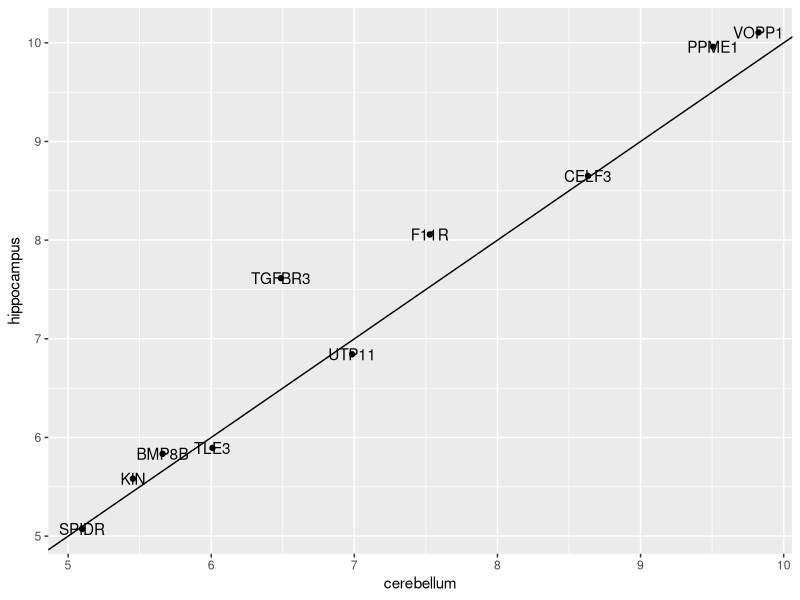
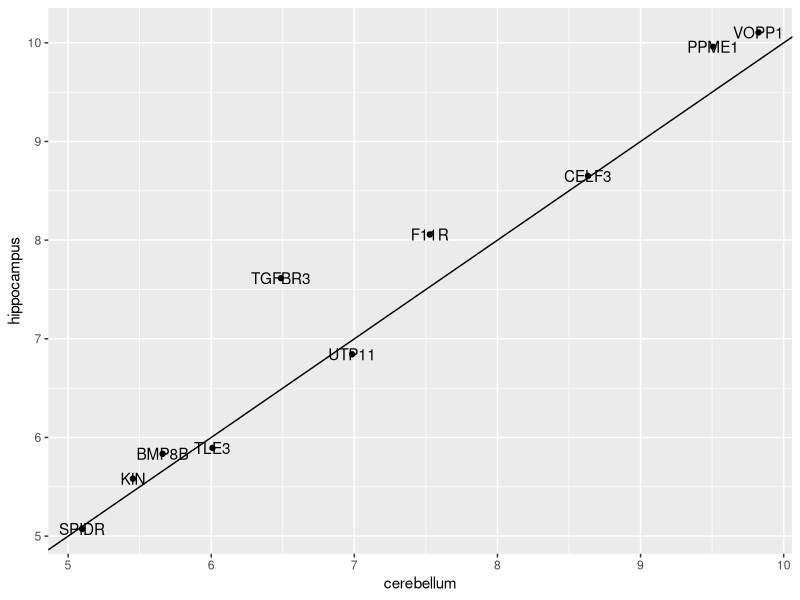
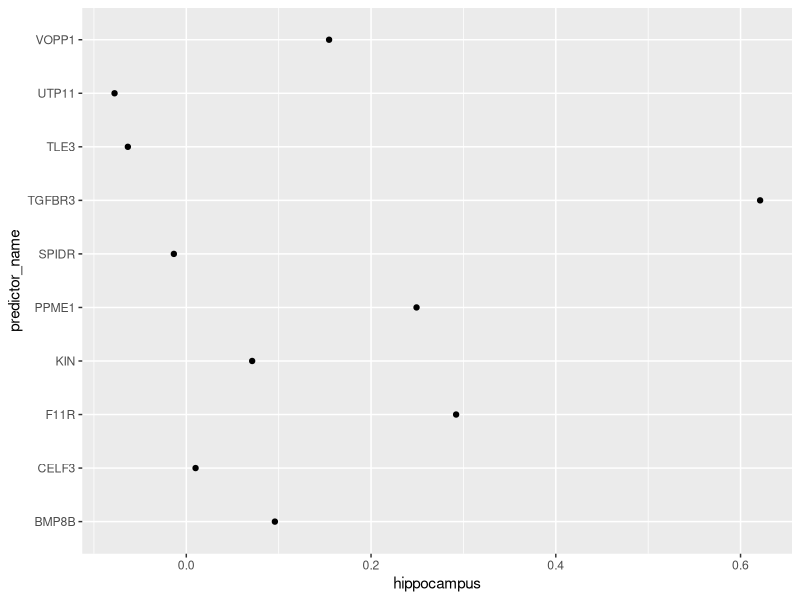
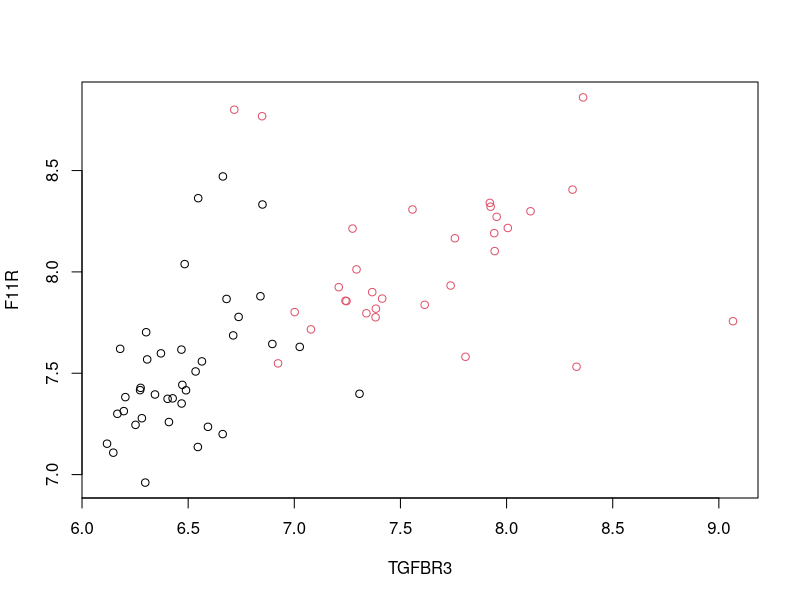

The R script that drew these images, in order:
#https://github.com/AlessandroCorradini/Harvard-Data-Science-Professional/tree/master/08%20-%20PH125.8x%20-%20Machine%20Learning
library(dslabs)
library(caret)
library(tidyverse)
data("tissue_gene_expression")
#Q1
set.seed(1993) #if using R 3.6 or later set.seed(1993, sample.kind="Rounding")
ind <- which(tissue_gene_expression$y %in% c("cerebellum", "hippocampus"))
y <- droplevels(tissue_gene_expression$y[ind])
x <- tissue_gene_expression$x[ind, ]
x <- x[, sample(ncol(x), 10)]
fit_lda <- train(x, y, method = "lda")
fit_lda$results["Accuracy"]

#Q2
t(fit_lda$finalModel$means) %>% data.frame() %>%
  mutate(predictor_name = rownames(.)) %>%
  ggplot(aes(cerebellum, hippocampus, label = predictor_name)) +
  geom_point() +
  geom_text() +
  geom_abline()


#Q3
set.seed(1993)
data("tissue_gene_expression")
ind <- which(tissue_gene_expression$y %in% c("cerebellum", "hippocampus"))
y <- droplevels(tissue_gene_expression$y[ind])
x <- tissue_gene_expression$x[ind, ]
x <- x[, sample(ncol(x), 10)]

fit_qda <- train(x, y, method = "qda")
fit_qda$results["Accuracy"]


#Q4
t(fit_qda$finalModel$means) %>% data.frame() %>%
  mutate(predictor_name = rownames(.)) %>%
  ggplot(aes(cerebellum, hippocampus, label = predictor_name)) +
  geom_point() +
  geom_text() +
  geom_abline()


#Q5
fit_lda <- train(x, y, method = "lda", preProcess = "center")
fit_lda$results["Accuracy"]
t(fit_lda$finalModel$means) %>% data.frame() %>%
  mutate(predictor_name = rownames(.)) %>%
  ggplot(aes(predictor_name, hippocampus)) +
  geom_point() +
  coord_flip()

d <- apply(fit_lda$finalModel$means, 2, diff)
ind <- order(abs(d), decreasing = TRUE)[1:2]
plot(x[, ind], col = y)



#Q6
set.seed(1993)
data("tissue_gene_expression")
y <- tissue_gene_expression$y
x <- tissue_gene_expression$x
x <- x[, sample(ncol(x), 10)]

fit_lda <- train(x, y, method = "lda", preProcess = c("center"))
fit_lda$results["Accuracy"]
